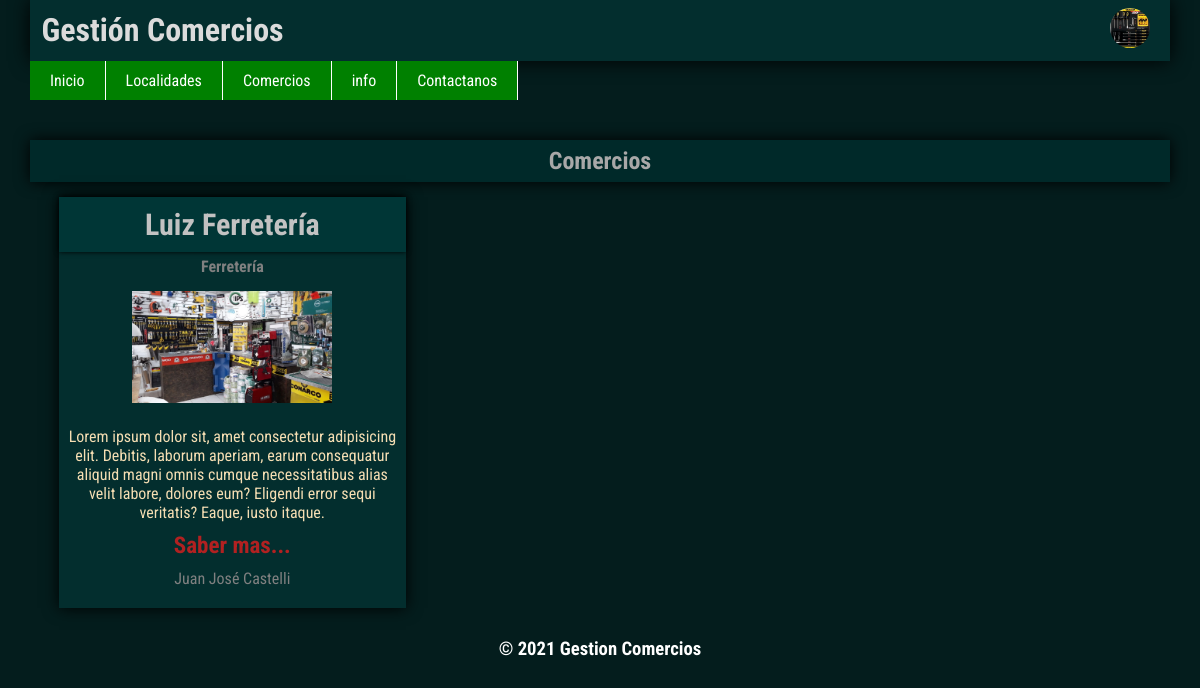
The app's page /por_comercio/1 (signed in) with its own data.
### UsuariosApp/models.py (models this page shows)
class ImgPerfil(models.Model):
    usuario = models.ForeignKey(User, on_delete=models.CASCADE)
    img_perfil = models.ImageField(upload_to='imgPerfil')

### GestionComerciosApp/models.py (models this page shows, shortened)
class PostDeComerciosForms(models.Model):
    post_user = models.ForeignKey(User, on_delete=models.CASCADE)
    nombre_del_comercio = models.CharField(max_length=100)
    tipo_comercio = models.ForeignKey(ComercioForms, on_delete=models.CASCADE)
    descripcion = models.TextField()
    img_comercio = models.ImageField(upload_to='comercos')
    localidad = models.ForeignKey(LocalidadesForms,on_delete=models.CASCADE)

class ComercioForms(models.Model):
    comercio = models.CharField(max_length=150)
    def __str__(self):
        return self.comercio

class LocalidadesForms(models.Model):
    localidad = models.CharField(max_length=200)
    def __str__(self):
        return self.localidad

### GestionComerciosApp/views.py (the view)
# urls.py: path('por_comercio/<int:id>',por_comercio, name='por_comercio'),
def por_comercio(request, id):
    if request.user.is_authenticated:
        img_perfil = ImgPerfil.objects.filter(usuario=request.user)
        comercio = PostDeComerciosForms.objects.filter(tipo_comercio_id=id)
        return render(request, 'por_comercio.html',{'comercios':comercio,'img':img_perfil})
    else:
        comercio = PostDeComerciosForms.objects.filter(tipo_comercio_id=id)
        return render(request, 'por_comercio.html',{'comercios':comercio})

### GestionComerciosApp/templates/por_comercio.html
{% extends 'base.html' %}
{% load static %}
{% block section %}
<section>
    <div class="por-comercio-categorias">
            <h1>Comercios</h1>
            <article>
                {% for c in comercios %}
                <div class="por-comercio-comercios">
                    <h2>{{ c.nombre_del_comercio }}</h2>
                    <h4>{{ c.tipo_comercio }}</h4>
                    <img src="{{ c.img_comercio.url }}" alt="">
                    <p>{{ c.descripcion }}</p>
                    <h3><a href="{% url 'seccionComercio' c.id %}">Saber mas...</a></h3>
                    <a class="btn-localidad" href="">{{ c.localidad }}</a>
                </div>
                {% endfor %}
            </article>
    </div>
</section>
{% endblock  %}

### GestionComerciosApp/templates/base.html (shortened to what this page needs)
<!DOCTYPE html>
<html lang="en">
<head>
    {% load static %}
    <link rel="stylesheet" href="{% static 'estilos.css' %}">
    <link rel="stylesheet" href="{% static 'listas.css' %}">
</head>
<body>
    <header>
        <h1>Gestión Comercios</h1>
        <div class="usuarios">
            {% if request.user.is_authenticated %}
                    {% if img %}
                        {% for i in img %}
                            <img class="perfil-img" src="{{ i.img_perfil.url }}" alt="">
                        {% endfor %}
                    {% else %}
                        <img class="perfil-img" src="{% static 'img/user/default-user-img.jpg' %}" alt="">
                    {% endif %}
            {% else %}
                <a class="btn-login" href="{% url 'login' %}">Iniciar sesión</a>
                <a class="btn-register" href="{% url 'registro' %}">Regístrate</a>
            {% endif %}
        </div>
    </header>
    <nav>
        <ul>
            <li><a href="{% url 'home' %}">Inicio</a></li>
            <li class="localidad"><a href="{% url 'localidades' %}">Localidades</a></li>
            <li><a href="{% url 'comercios'  %}">Comercios</a></li>
            <li><a href="{% url 'info'  %}">info</a></li>
            <li><a href="{% url 'contactanos'  %}">Contactanos</a></li>
        </ul>
    </nav>
    {% block section %}
    {% endblock %}
    <footer>
        <h3>&copy; 2021 Gestion Comercios</h3>
    </footer>
</body>
</html>

### GestionComerciosApp/static/estilos.css (style rules this page uses)
* { margin: 0%; padding: 0%; font-family: 'Roboto Condensed', sans-serif; }
body { background:rgb(4, 29, 29); width: 95%; margin: auto; }
header { display: flex; align-items: center; background: rgb(3, 46, 46); box-shadow: 0 0 20px; }
header h1 { color: rgb(219, 219, 219); padding: 1%; }
.usuarios { position: relative; margin-left: auto; }
.perfil-img { width: 40px; height: 40px; border-radius: 20px; margin: 0 20px; }
nav > ul { list-style: none; display: flex; }
nav > ul > li > a { text-decoration: none; display: block; padding: 10px 20px; background: green; color: white; border-right: 1px solid white; transition: background 0.6s; }
.localidad { position: relative; }
section { margin-top: 20px; }
article { display: grid; grid-template-columns: 1fr 1fr 1fr; gap: 20px; width: 95%; margin: auto; }
.btn-localidad { text-decoration: none; color: gray ; }
footer h3 { text-align: center; color: white; padding: 10px 0; }
.por-comercio-categorias { margin-bottom: 20px; }
.por-comercio-categorias > h1 { text-align: center; color: rgb(168, 168, 168); background: rgb(0, 41, 41); box-shadow: 0 0 15px black; padding: 7px; margin: 40px 0 15px; }
.por-comercio-comercios { position: relative; text-align: center; background: rgb(3, 46, 46); box-shadow: 0 0 15px; padding-bottom: 10px; }
article .por-comercio-comercios > h2 { background: rgb(0, 54, 54); color: rgb(194, 194, 194); padding: 10px 0; font-size: 30px; box-shadow: 0 0 5px black; }
.por-comercio-comercios h4 { padding: 5px 0; color: gray }
article .por-comercio-comercios > p { color: wheat; padding: 10px; }
.por-comercio-comercios > h3 > a { text-decoration: none; font-size: 23px; color:rgb(177, 33, 33); }
.por-comercio-comercios > a { display: block; color: grey; padding: 10px 0; }
.por-comercio-comercios > .btn-localidad { text-decoration: none; color: gray ; }
.por-comercio-comercios > img { width: 200px; margin: 10px 0; }

### records on screen
ImgPerfil: img_perfil (picture)
PostDeComerciosForms: nombre_del_comercio "Luiz Ferretería", tipo_comercio "Ferretería", img_comercio (picture), descripcion "Lorem ipsum dolor sit, amet consectetur adipisicing elit. Debitis, laborum aperiam, earum consequatur aliquid magni omnis cumque necessitatibus alias velit labore, dolores eum? Eligendi error sequi veritatis? Eaque, iusto itaque.", localidad "Juan José Castelli"
